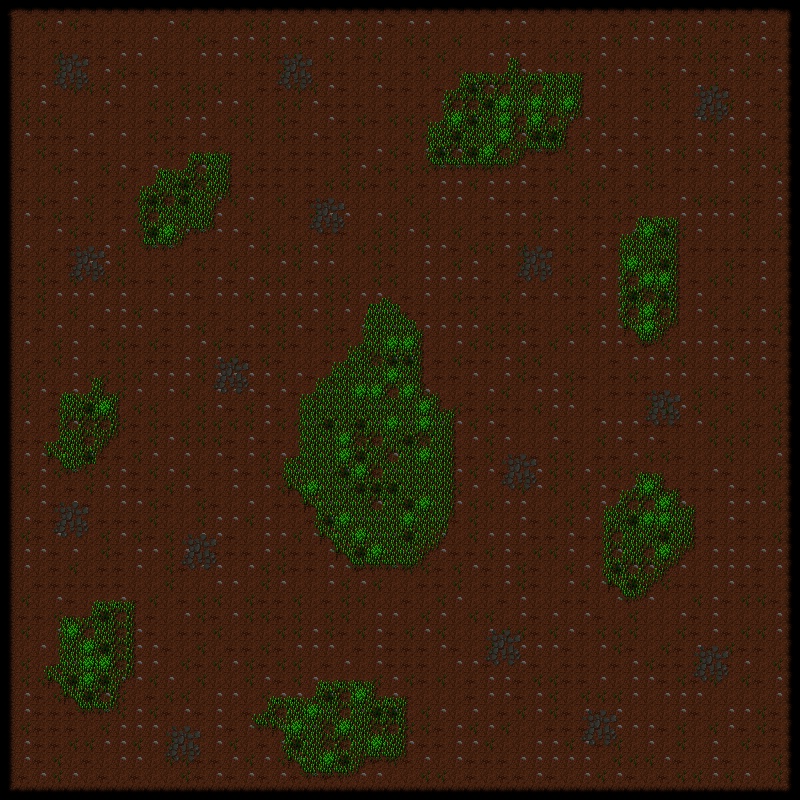

A 2D game scene composited from a Tiled map and its tileset images. What follows is a short description and the map's XML, with each tile layer's data collapsed to a summary:
An orthogonal 50x50 tile map with 16x16 px tiles, 2 tile layers (floor, floor2) and 4 objects (player0, player1, player2, player3).

<map version="1.0" orientation="orthogonal" renderorder="right-down" width="50" height="50" tilewidth="16" tileheight="16" nextobjectid="5">
 <properties>
  <property name="ambientLight" type="float" value="1" />
 </properties>
 <tileset firstgid="1" name="tiles" tilewidth="16" tileheight="16" tilecount="588" columns="49">
  <image source="tiles.png" width="798" height="192" />
 </tileset>
 <layer name="floor" width="50" height="50">
  <data>[2500 cells, 2500 non-empty, 12 distinct tile ids]</data>
 </layer>
 <layer name="floor2" width="50" height="50">
  <data>[2500 cells, 627 non-empty, 25 distinct tile ids]</data>
 </layer>
 <objectgroup name="Light" />
 <objectgroup name="Player">
  <object id="1" name="Player" type="player0" x="32" y="32" width="16" height="16">
   <properties>
    <property name="angle" type="float" value="45" />
   </properties>
   <ellipse />
  </object>
  <object id="2" name="Player" type="player1" x="752" y="32" width="16" height="16">
   <properties>
    <property name="angle" type="float" value="-45" />
   </properties>
   <ellipse />
  </object>
  <object id="3" name="Player" type="player2" x="752" y="752" width="16" height="16">
   <properties>
    <property name="angle" type="float" value="235" />
   </properties>
   <ellipse />
  </object>
  <object id="4" name="Player" type="player3" x="32" y="752" width="16" height="16">
   <properties>
    <property name="angle" type="float" value="135" />
   </properties>
   <ellipse />
  </object>
 </objectgroup>
</map>
